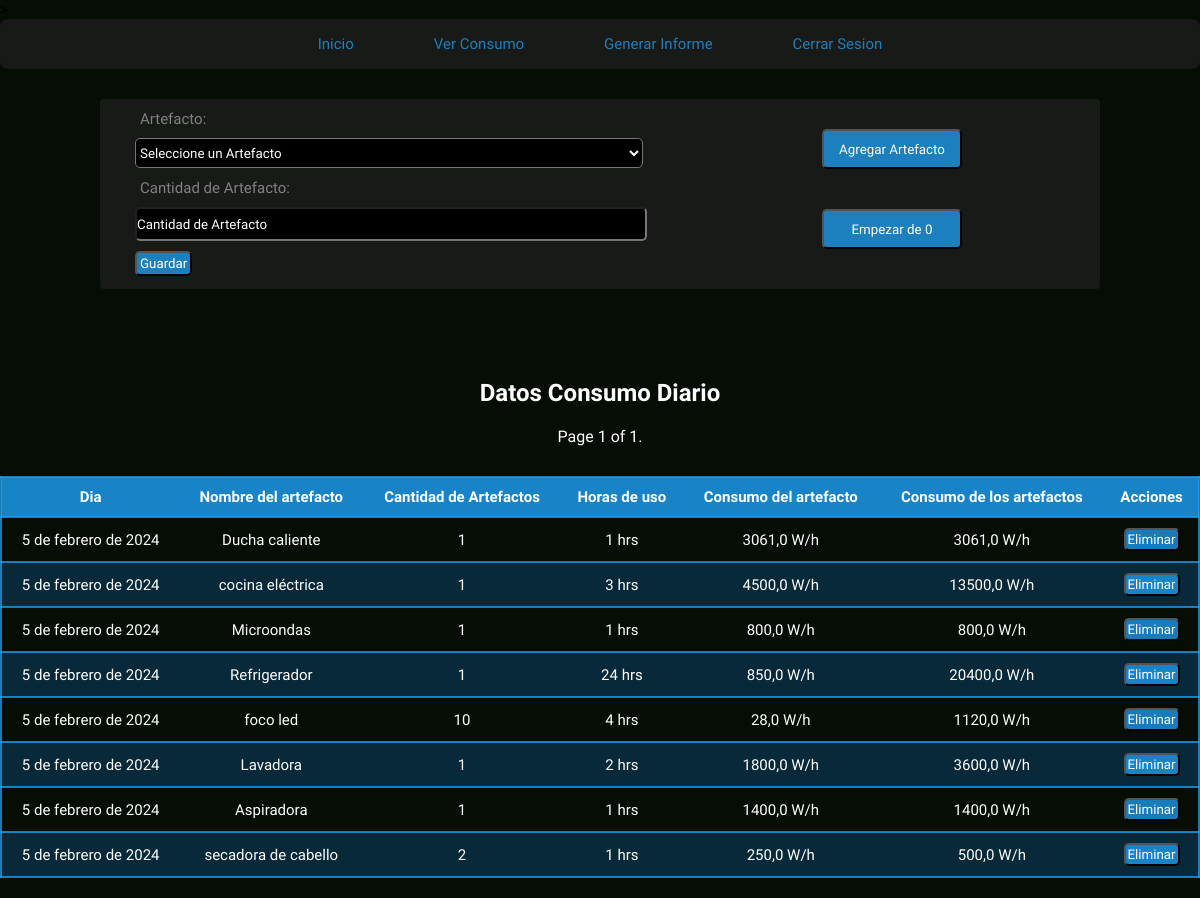
/paginaUsuario/inventario/?page=2 (signed in), run on an earlier commit of the app's database.
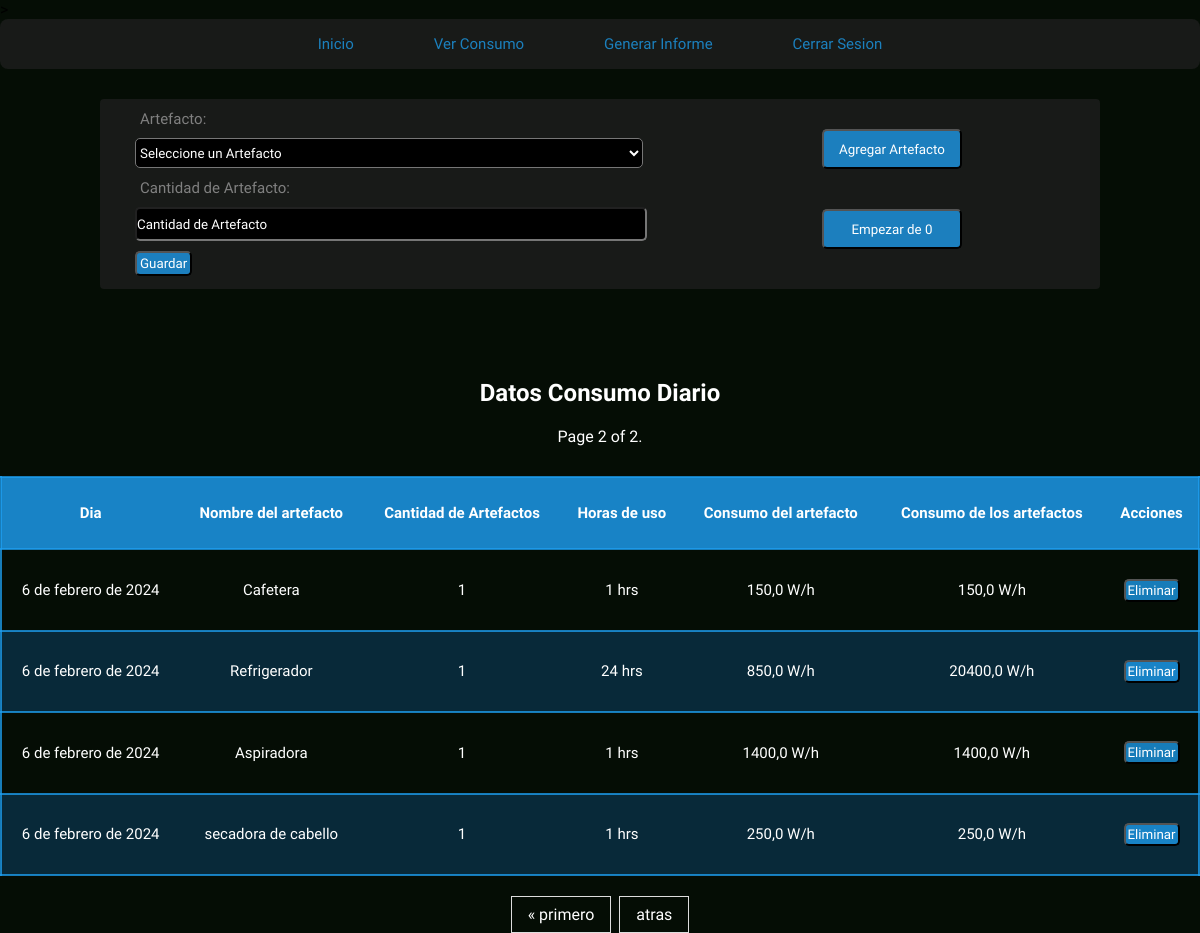
And on a later commit of the database.
### energy/models.py (models this page shows, shortened)
class Inventario(models.Model):
    user = models.ForeignKey(User, on_delete=models.CASCADE)
    artefacto = models.ForeignKey(Artefacto, on_delete=models.SET_NULL, null=True, related_name="artefacto_list")
    dia = models.DateField(default=datetime.now)
    cantidad_artefacto = models.PositiveIntegerField()
    consumo_artefacto = models.FloatField(default=0)

class Artefacto(models.Model):
    user = models.ForeignKey(User, on_delete=models.CASCADE)
    nombre_artefacto = models.CharField(max_length=20)
    consumo_wh = models.FloatField(default=0)
    horas_de_uso = models.PositiveIntegerField(default=0)
    def __str__(self):
        return f"{self.nombre_artefacto}"

### energy/views.py (the view, shortened to what this page needs)
# urls.py: path('paginaUsuario/inventario/', inventario, name="inventario"),
def inventario(request):
    if request.user.is_anonymous:
        return redirect('home')
    if request.user.is_authenticated:
        inventario_artefacto = Inventario.objects.filter(user=request.user)
        consumo_diario_del_mes = Informe.objects.filter(user=request.user)
        if request.method == 'GET':
            form = InventarioForm(user=request.user)
            inventario_artefacto = inventario_artefacto.order_by('dia')
            paginacion_inventario = Paginator(inventario_artefacto, 10)
            numero_pagina = request.GET.get('page')
            inventario_artefacto = paginacion_inventario.get_page(numero_pagina)
            return render(request, 'energy/home/inventario.html', {
                'form': form,
                'inventario_artefacto': inventario_artefacto,
                'consumo_diario': consumo_diario_del_mes,
                'eliminar_inventario': eliminar_inventario,
            })
    else:
        return render(request, 'energy/home/inventario.html', {
            'eliminar': eliminar_artefacto_inventario,
        })

### energy/forms.py
class InventarioForm(forms.ModelForm):
    artefacto = forms.ModelChoiceField(
        widget=forms.Select(attrs={'placeholder': 'Artefacto'}),
        queryset=Artefacto.objects.all(),  # Inicialmente todos los artefacto, se actualizará en el __init__
        empty_label='Seleccione un Artefacto',
        required=True,
    )
    class Meta:
        model = Inventario
        fields = ('artefacto', 'cantidad_artefacto')
        widgets = {
            'cantidad_artefacto': forms.NumberInput(attrs={'placeholder': 'Cantidad de Artefacto'}),
        }
        labels = {
            'artefacto': 'Artefacto',
            'cantidad_artefacto': 'Cantidad de Artefacto',
        }
    def __init__(self, user, *args, **kwargs):
        super(InventarioForm, self).__init__(*args, **kwargs)
        self.fields['artefacto'].queryset = Artefacto.objects.filter(user=user)

### energy/templates/energy/home/inventario.html (shortened to what this page needs)
{% load static %}
<!DOCTYPE html>
<html lang="en">
<head>
    <link rel="stylesheet" href="{% static 'energy/css/inventario.css' %}">
</head>
<body>
    <nav class="menu">
        <a href="{% url 'paginaUsuario' %}">Inicio</a>
        <a href="{% url 'proyecciones' %}">Ver Consumo</a>
        <a href="{% url 'informe' %}">Generar Informe</a>
        <a href="{% url 'cerrarSesion' %}">Cerrar Sesion</a>
    </nav>
    <div class="contenedor">
        <div class="formulario">
            <div class="form_content">
                <form method="post" action="{% url 'inventario' %}">
                    {{ form.as_p }}
                    <button type="submit">Guardar</button>
                  </form>
            </div>
            <div class="form_buttons">
                <button type="submit" ><a href="{% url 'artefacto' %}">Agregar Artefacto</a></button>
                <button type="submit"><a href="{% url 'eliminarInventario' %}"> Empezar de 0</a></button>
            </div>
        </div>
    </div>
<section class="section">
    <h1>Datos Consumo Diario</h1>
 <span class="current">
            Page {{ inventario_artefacto.number }} of {{ inventario_artefacto.paginator.num_pages }}.
 </span>
<table>
  <tr>
      <th>Dia</th>
      <th>Nombre del artefacto</th>
      <th>Cantidad de Artefactos</th>
      <th>Horas de uso</th>
      <th>Consumo del artefacto</th>
      <th>Consumo de los artefactos</th>
      <th>Acciones</th>
  </tr>
  {% for inventario in inventario_artefacto %}
    <tr>
        <td>{{ inventario.dia }}</td>
        <td>{{ inventario.artefacto.nombre_artefacto }}</td>
        <td>{{ inventario.cantidad_artefacto }}</td>
        <td>{{ inventario.artefacto.horas_de_uso }} hrs</td>
        <td>{{ inventario.artefacto.consumo_wh }} W/h</td>
        <td>{{ inventario.consumo_artefacto }} W/h</td>
        <td>
        <form method="post" action="{% url 'eliminarArtefactoInventario' inventario.id %}">
          <button type="submit">Eliminar</button>
        </form>
        </td>
    </tr>
  {% endfor %}
</table>
<div class="pagination">
    <span class="step-links">
        {% if inventario_artefacto.has_previous %}
            <a href="?page=1">&laquo; primero</a>
            <a href="?page={{ inventario_artefacto.previous_page_number }}">atras</a>
        {% endif %}
    </span>
</div>
</section>
</body>
</html>

What changed in the data, as far as the page shows it:
no longer on this page (row unchanged): Inventario: dia "5 de febrero de 2024", artefacto.nombre_artefacto "Ducha caliente", cantidad_artefacto "1", artefacto.horas_de_uso "1", artefacto.consumo_wh "3061,0", consumo_artefacto "3061,0"
no longer on this page (row unchanged): Inventario: dia "5 de febrero de 2024", artefacto.nombre_artefacto "cocina eléctrica", cantidad_artefacto "1", artefacto.horas_de_uso "3", artefacto.consumo_wh "4500,0", consumo_artefacto "13500,0"
no longer on this page (row unchanged): Inventario: dia "5 de febrero de 2024", artefacto.nombre_artefacto "Microondas", cantidad_artefacto "1", artefacto.horas_de_uso "1", artefacto.consumo_wh "800,0", consumo_artefacto "800,0"
no longer on this page (row unchanged): Inventario: dia "5 de febrero de 2024", artefacto.nombre_artefacto "Refrigerador", cantidad_artefacto "1", artefacto.horas_de_uso "24", artefacto.consumo_wh "850,0", consumo_artefacto "20400,0"
no longer on this page (row unchanged): Inventario: dia "5 de febrero de 2024", artefacto.nombre_artefacto "foco led", cantidad_artefacto "10", artefacto.horas_de_uso "4", artefacto.consumo_wh "28,0", consumo_artefacto "1120,0"
no longer on this page (row unchanged): Inventario: dia "5 de febrero de 2024", artefacto.nombre_artefacto "Lavadora", cantidad_artefacto "1", artefacto.horas_de_uso "2", artefacto.consumo_wh "1800,0", consumo_artefacto "3600,0"
no longer on this page (row unchanged): Inventario: dia "5 de febrero de 2024", artefacto.nombre_artefacto "Aspiradora", cantidad_artefacto "1", artefacto.horas_de_uso "1", artefacto.consumo_wh "1400,0", consumo_artefacto "1400,0"
no longer on this page (row unchanged): Inventario: dia "5 de febrero de 2024", artefacto.nombre_artefacto "secadora de cabello", cantidad_artefacto "2", artefacto.horas_de_uso "1", artefacto.consumo_wh "250,0", consumo_artefacto "500,0"
added Inventario: dia "6 de febrero de 2024", artefacto.nombre_artefacto "Cafetera", cantidad_artefacto "1", artefacto.horas_de_uso "1", artefacto.consumo_wh "150,0", consumo_artefacto "150,0"
added Inventario: dia "6 de febrero de 2024", artefacto.nombre_artefacto "Refrigerador", cantidad_artefacto "1", artefacto.horas_de_uso "24", artefacto.consumo_wh "850,0", consumo_artefacto "20400,0"
added Inventario: dia "6 de febrero de 2024", artefacto.nombre_artefacto "Aspiradora", cantidad_artefacto "1", artefacto.horas_de_uso "1", artefacto.consumo_wh "1400,0", consumo_artefacto "1400,0"
added Inventario: dia "6 de febrero de 2024", artefacto.nombre_artefacto "secadora de cabello", cantidad_artefacto "1", artefacto.horas_de_uso "1", artefacto.consumo_wh "250,0", consumo_artefacto "250,0"
Also different on the page:
{{ inventario_artefacto.number }}: "1" → "2"
{{ inventario_artefacto.paginator.num_pages }}: "1" → "2"
text now shown: "« primero atras"
